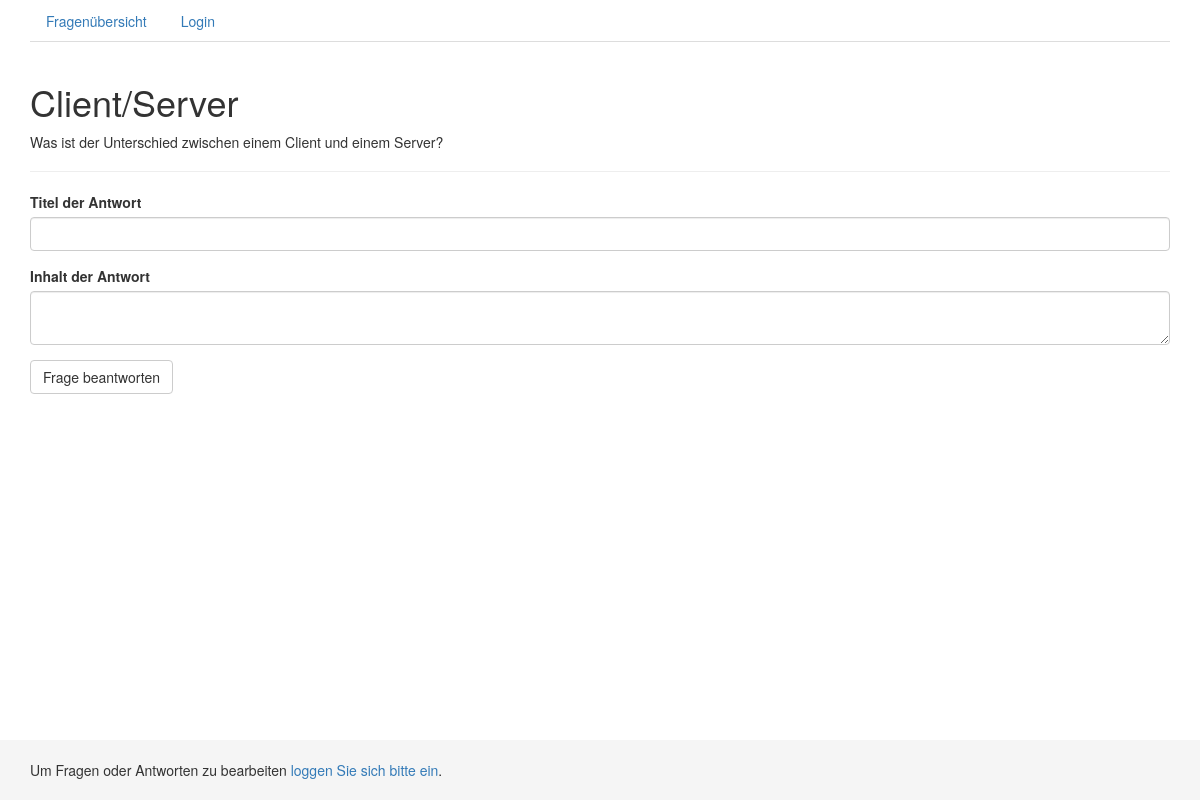
Page /write_answer.php?thread_id=1 on the committed database.
### tables this page shows
CREATE TABLE `threads` (
  `thread_id` int(11) UNSIGNED NOT NULL,
  `title` varchar(255) NOT NULL DEFAULT '',
  `content` text NOT NULL,
  `owner` int(11) UNSIGNED NOT NULL DEFAULT '0',
  `parent_thread_id` int(11) NOT NULL DEFAULT '0',
  `thread_time` timestamp NOT NULL DEFAULT CURRENT_TIMESTAMP ON UPDATE CURRENT_TIMESTAMP
);

### web/system/data.php (called while the page is built, shortened)
<?php
	function get_db_connection()
	{
    $db = mysqli_connect('localhost', 'root', '', 'forum');
    mysqli_query($db, "SET NAMES 'utf8'");
		return $db;
	}
	function get_result($sql)
	{
		$db = get_db_connection();
		$result = mysqli_query($db, $sql);
		return $result;
	}
	function get_question_by_id($id){
		$sql = "SELECT * FROM threads WHERE thread_id=$id;";
		return get_result($sql);
	}

### web/write_answer.php (the view, shortened to what this page needs)
<?php
	if(isset($_SESSION['userid'])){
    $user_id = $_SESSION['userid'];
    $username = $_SESSION['username'];
    $firstname = $_SESSION['firstname'];
    $lastname = $_SESSION['lastname'];
    $logged_in = true;
    $log_in_out_text = "Logout";
	}else{
    $logged_in = false;
    $log_in_out_text = "Login";
  }
  include_once('system/data.php');
  if(isset($_GET['thread_id']) || isset($_POST['thread_id'])){
    if(isset($_GET['thread_id'])) $question_id = $_GET['thread_id'];
    $question = get_question_by_id($question_id);
    $question = mysqli_fetch_assoc($question);
  }else{
    header("Location: index.php");
  }
?>
<!DOCTYPE html>
<html>
  <head>
    <link href="css/bootstrap.min.css" rel="stylesheet">
    <link href="css/forum.css" rel="stylesheet">
  </head>
  <body>
    <div class="container">
      <nav>
        <ul class="nav nav-tabs">
          <li role="presentation"><a href="index.php">Fragenübersicht</a></li>
          <li role="presentation"><a href="login.php"><?php echo $log_in_out_text ?></a></li>
        </ul>
      </nav>
      <div class="page-header">
        <h1><?php echo $question['title'] ?></h1>
        <p><?php echo $question['content'] ?></p>
      </div>
      <section>
        <form action="<?php echo $_SERVER['PHP_SELF']?>" method="post">
          <div class="form-group">
            <label for="form_title">Titel der Antwort </label>
            <input type="text" name="answer_title" class="form-control" id="form_title">
          </div>
          <div class="form-group">
            <label for="form_content">Inhalt der Antwort </label>
            <textarea type="text" name="answer_content" class="form-control" id="form_content"></textarea>
          </div>
          <input type="submit" name="answer_submit" class="btn btn-default" value="Frage beantworten">
        </form>
      </section>
    </div>
    <footer class="footer">
      <div class="container">
        <?php if($logged_in){ ?>
          Hallo <?php echo $username ?>, du kannst Fragen und Antworten bearbeiten. |
          Eingeloggt als <?php echo $firstname . " " . $lastname ?>.
        <?php }else{ ?>
          Um Fragen oder Antworten zu bearbeiten <a href='login.php'>loggen Sie sich bitte ein</a>.
        <?php }?>
      </div>
    </footer>
  </body>
</html>

### web/css/forum.css (style rules this page uses)
html { position: relative; min-height: 100%; }
body { margin-bottom: 60px; }
.footer { position: absolute; bottom: 0; width: 100%; height: 60px; background-color: #f5f5f5; padding: 20px 0; }

### rows in the picture
threads: title "Client/Server", content "Was ist der Unterschied zwischen einem Client und einem Server?"

### other values in the picture
$log_in_out_text "Login"
